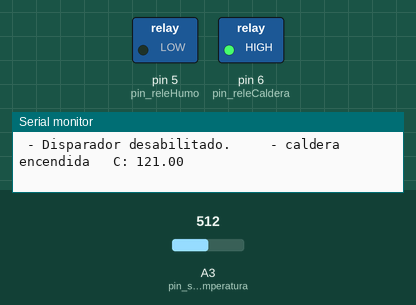
Recording of a sketch running on a simulated Arduino Uno, built with avr-gcc and run on an emulated ATmega328P. Shown: switched loads named in the sketch (green lamp = pin HIGH), the last lines printed to the serial monitor. The test bench sets the inputs (shaded band); at power-on: A3 (pin_sensorTemperatura) = 512.

Above: at 1.8 s.
1.9 s: A3 (pin_sensorTemperatura) set to 831
3.4 s: A3 (pin_sensorTemperatura) set to 854
At 4.9 s:
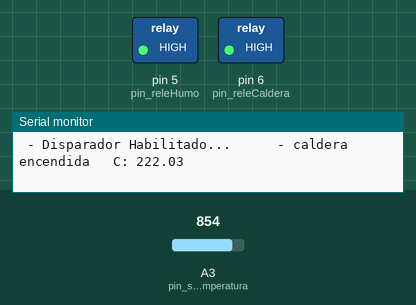
5.5 s: A3 (pin_sensorTemperatura) set to 939
7.2 s: A3 (pin_sensorTemperatura) set to 955
At 9.2 s:
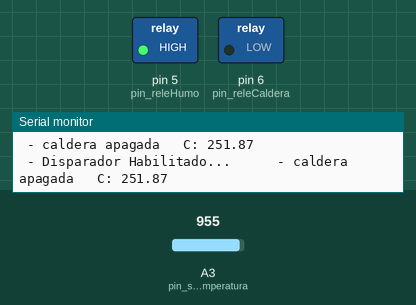
9.5 s: A3 (pin_sensorTemperatura) set to 716
At 11.0 s:
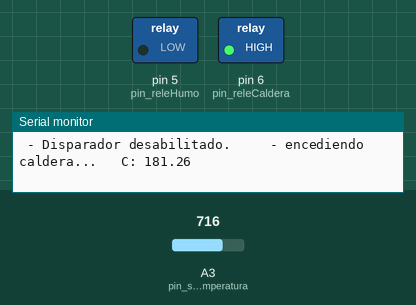
11.5 s: A3 (pin_sensorTemperatura) set to 900
At 12.6 s:
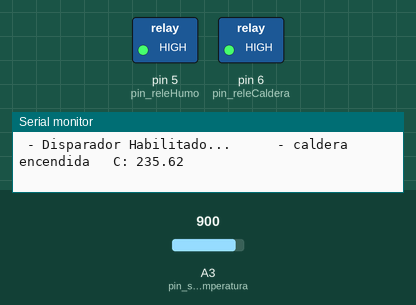
Timing chart, 0 to 14.5 s (numbered marks = the images above; inputs shaded):
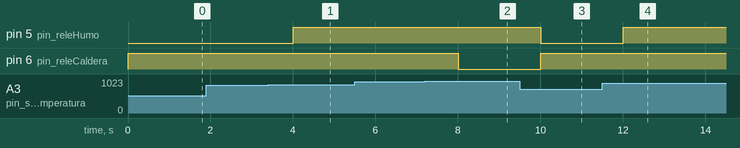

The sketch:

controlTemperatura.ino
```cpp
/*Sensor de Temperatura contra agua NTC 10K<br>Instrucciones:
El sensor para temperatura contra agua NTC 10k es un thermistor con dos salidas
que requieren de una configuracion pull down. Conecte una terminal del sensor a Vcc
y la otra utilizando resistencia pull down a tierra y al pin análogo 2.
*/
#include <math.h>
#define pin_releCaldera 6
#define pin_releHumo 5
#define pin_sensorTemperatura A3
#define pin_botonDispararHumo 7

void setup() {
  pinMode(pin_releCaldera, OUTPUT);
  digitalWrite(pin_releCaldera, LOW);

  pinMode(pin_releHumo, OUTPUT);
  digitalWrite(pin_releHumo, LOW);

  pinMode(pin_botonDispararHumo, INPUT);

  Serial.begin(115200);  //Recuerda ajustar to monitor serial a 115200
}

double Thermister(int RawADC) {
  double Temp;
  Temp = log(((10240000 / RawADC) - 10000));
  Temp = 1 / (0.001129148 + (0.000234125 + (0.0000000876741 * Temp * Temp)) * Temp);
  Temp = Temp - 273.15;  // Converierte de Kelvin a Celsius
  //Para convertir Celsius a Farenheith esriba en esta linea: Temp = (Temp * 9.0)/ 5.0 + 32.0;
  return Temp;
}

bool calentando = false;
bool dispararHumo = false;

int tempParaDisparo = 220;
int tempMaxCaldera = 250;
int tempMinCaldera = 220;


void loop() {
    float voltaje, gradosC, gradosF;

  voltaje = analogRead(3) * 0.004882814;

  gradosC = (voltaje - 0.5) * 60.5;


  bool dispararHumo = gradosC > tempParaDisparo|| gradosC==0;

  if (dispararHumo) {
    Serial.print(" - Disparador Habilitado...  \t ");

      digitalWrite(pin_releHumo, HIGH);

  } else {
    Serial.print(" - Disparador desabilitado.  \t");
    digitalWrite(pin_releHumo, LOW);
  }

  if (calentando && gradosC >= tempMaxCaldera || gradosC==0 ) {

    Serial.println(" - caldera apagando...   C: " + String(gradosC));
    calentando = false;
    digitalWrite(pin_releCaldera, LOW);
  }

  if (calentando == false && gradosC < tempMinCaldera) {
    digitalWrite(pin_releCaldera, HIGH);
    calentando = true;
    Serial.println(" - encediendo caldera...   C: " + String(gradosC));
  } else if (calentando) {
    Serial.println(" - caldera encendida   C: " + String(gradosC));
  } else {
    Serial.println(" - caldera apagada   C: " + String(gradosC));
  }

  delay(1000);  //Espera un segundo y vuelve a escribir
}
//ElectroCrea.com
```

Measured:
- the behaviour switches between 847 and 848 on A3 (pin_sensorTemperatura) (found by bisection; images 0 and 1)
- the behaviour switches between 948 and 949 on A3 (pin_sensorTemperatura) (found by bisection; images 1 and 2)
- after the input at 3.4 s, pin 5 (pin_releHumo): LOW → HIGH after 0.60 s
- after the input at 7.2 s, pin 6 (pin_releCaldera): HIGH → LOW after 0.81 s
- after the input at 9.5 s, pin 5 (pin_releHumo): HIGH → LOW after 0.51 s; pin 6 (pin_releCaldera): LOW → HIGH after 0.51 s
- after the input at 11.5 s, pin 5 (pin_releHumo): LOW → HIGH after 0.51 s
